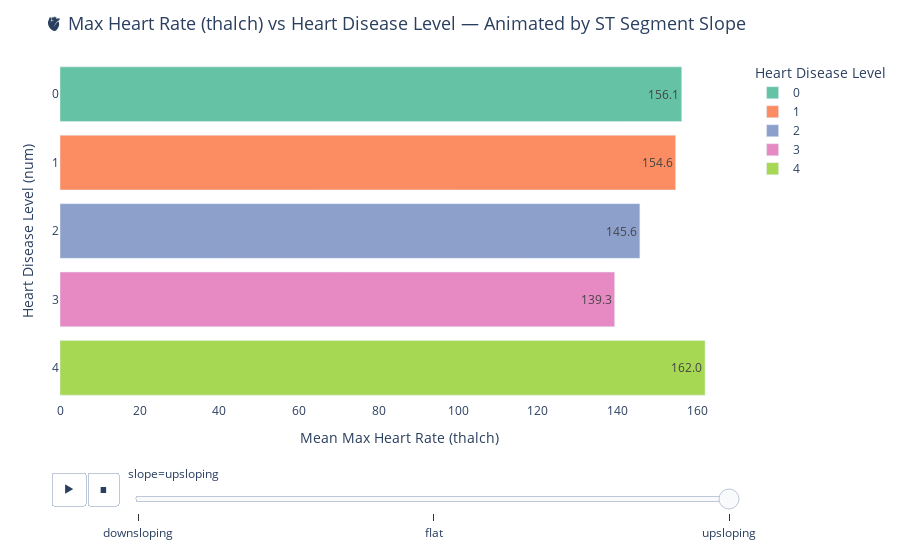

Here is the notebook cell this chart was saved with:
### Markdown cell above
# In 3D

### Code cell
import plotly.express as px

# 🧹 Clean data: drop rows where required fields are missing
plot_df = df.dropna(subset=["thalch", "num", "slope"])

# 🎨 Convert to categorical for clear sorting
plot_df["num"] = plot_df["num"].astype(str)
plot_df["slope"] = plot_df["slope"].astype(str)

# 🧮 Group by for mean thalch per num and slope
agg_df = plot_df.groupby(["num", "slope"])["thalch"].mean().reset_index()

# 📊 Plotly Express animation
fig = px.bar(
    agg_df,
    x="thalch",
    y="num",
    orientation='h',
    animation_frame="slope",
    color="num",
    color_discrete_sequence=px.colors.qualitative.Set2,
    text="thalch",
    title="🫀 Max Heart Rate (thalch) vs Heart Disease Level — Animated by ST Segment Slope",
    labels={"thalch": "Max Heart Rate", "num": "Heart Disease Level"},
    height=500
)

# ✨ Fine-tune layout
fig.update_layout(
    xaxis_title="Mean Max Heart Rate (thalch)",
    yaxis_title="Heart Disease Level (num)",
    title_font_size=18,
    font=dict(size=12),
    plot_bgcolor='white',
    margin=dict(l=60, r=30, t=60, b=40)
)

# 💬 Annotate bars with values
fig.update_traces(texttemplate='%{text:.1f}', textposition='outside')

# 🐢 Slow down animation
fig.layout.updatemenus[0].buttons[0].args[1]["frame"]["duration"] = 1200  # milliseconds

fig.show()

### Figure 1 — Plotly figure (JSON) as saved in the notebook; plotly's stock layout.template omitted (floating-point values rounded to 4 significant figures)
{"data": [{"alignmentgroup": "True", "hovertemplate": "Heart Disease Level=%{y}<br>slope=upsloping<br>Max Heart Rate=%{text}<extra></extra>", "legendgroup": "0", "marker": {"color": "rgb(102,194,165)", "pattern": {"shape": ""}}, "name": "0", "offsetgroup": "0", "orientation": "h", "showlegend": true, "text": [156.1], "textposition": "auto", "texttemplate": "%{text:.1f}", "type": "bar", "x": [156.1], "xaxis": "x", "y": ["0"], "yaxis": "y"}, {"alignmentgroup": "True", "hovertemplate": "Heart Disease Level=%{y}<br>slope=upsloping<br>Max Heart Rate=%{text}<extra></extra>", "legendgroup": "1", "marker": {"color": "rgb(252,141,98)", "pattern": {"shape": ""}}, "name": "1", "offsetgroup": "1", "orientation": "h", "showlegend": true, "text": [154.6], "textposition": "auto", "texttemplate": "%{text:.1f}", "type": "bar", "x": [154.6], "xaxis": "x", "y": ["1"], "yaxis": "y"}, {"alignmentgroup": "True", "hovertemplate": "Heart Disease Level=%{y}<br>slope=upsloping<br>Max Heart Rate=%{text}<extra></extra>", "legendgroup": "2", "marker": {"color": "rgb(141,160,203)", "pattern": {"shape": ""}}, "name": "2", "offsetgroup": "2", "orientation": "h", "showlegend": true, "text": [145.6], "textposition": "auto", "texttemplate": "%{text:.1f}", "type": "bar", "x": [145.6], "xaxis": "x", "y": ["2"], "yaxis": "y"}, {"alignmentgroup": "True", "hovertemplate": "Heart Disease Level=%{y}<br>slope=upsloping<br>Max Heart Rate=%{text}<extra></extra>", "legendgroup": "3", "marker": {"color": "rgb(231,138,195)", "pattern": {"shape": ""}}, "name": "3", "offsetgroup": "3", "orientation": "h", "showlegend": true, "text": [139.3], "textposition": "auto", "texttemplate": "%{text:.1f}", "type": "bar", "x": [139.3], "xaxis": "x", "y": ["3"], "yaxis": "y"}, {"alignmentgroup": "True", "hovertemplate": "Heart Disease Level=%{y}<br>slope=upsloping<br>Max Heart Rate=%{text}<extra></extra>", "legendgroup": "4", "marker": {"color": "rgb(166,216,84)", "pattern": {"shape": ""}}, "name": "4", "offsetgroup": "4", "orientation": "h", "showlegend": true, "text": [162], "textposition": "auto", "texttemplate": "%{text:.1f}", "type": "bar", "x": [162], "xaxis": "x", "y": ["4"], "yaxis": "y"}], "layout": {"autosize": true, "barmode": "relative", "font": {"size": 12}, "legend": {"title": {"text": "Heart Disease Level"}, "tracegroupgap": 0}, "margin": {"b": 40, "l": 60, "r": 30, "t": 60}, "plot_bgcolor": "white", "sliders": [{"active": 2, "currentvalue": {"prefix": "slope="}, "len": 0.9, "pad": {"b": 10, "t": 60}, "steps": [{"args": [["downsloping"], {"frame": {"duration": 0, "redraw": true}, "fromcurrent": true, "mode": "immediate", "transition": {"duration": 0, "easing": "linear"}}], "label": "downsloping", "method": "animate"}, {"args": [["flat"], {"frame": {"duration": 0, "redraw": true}, "fromcurrent": true, "mode": "immediate", "transition": {"duration": 0, "easing": "linear"}}], "label": "flat", "method": "animate"}, {"args": [["upsloping"], {"frame": {"duration": 0, "redraw": true}, "fromcurrent": true, "mode": "immediate", "transition": {"duration": 0, "easing": "linear"}}], "label": "upsloping", "method": "animate"}], "x": 0.1, "xanchor": "left", "y": 0, "yanchor": "top"}], "title": {"font": {"size": 18}, "text": "🫀 Max Heart Rate (thalch) vs Heart Disease Level — Animated by ST Segment Slope"}, "updatemenus": [{"active": 0, "buttons": [{"args": [null, {"frame": {"duration": 1200, "redraw": true}, "fromcurrent": true, "mode": "immediate", "transition": {"duration": 500, "easing": "linear"}}], "label": "&#9654;", "method": "animate"}, {"args": [[null], {"frame": {"duration": 0, "redraw": true}, "fromcurrent": true, "mode": "immediate", "transition": {"duration": 0, "easing": "linear"}}], "label": "&#9724;", "method": "animate"}], "direction": "left", "pad": {"r": 10, "t": 70}, "showactive": false, "type": "buttons", "x": 0.1, "xanchor": "right", "y": 0, "yanchor": "top"}], "xaxis": {"anchor": "y", "autorange": true, "domain": [0, 1], "range": [0, 162.6], "title": {"text": "Mean Max Heart Rate (thalch)"}, "type": "linear"}, "yaxis": {"anchor": "x", "autorange": true, "categoryarray": ["4", "3", "2", "1", "0"], "categoryorder": "array", "domain": [0, 1], "range": [-0.5, 4.5], "title": {"text": "Heart Disease Level (num)"}, "type": "category"}}}
